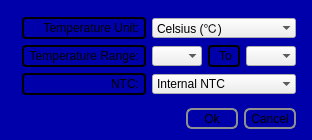
<?xml version="1.0" encoding="UTF-8"?>
<ui version="4.0">
 <class>HeatingSettings</class>
 <widget class="QWidget" name="HeatingSettings">
  <property name="geometry">
   <rect>
    <x>0</x>
    <y>0</y>
    <width>312</width>
    <height>140</height>
   </rect>
  </property>
  <property name="windowTitle">
   <string>Form</string>
  </property>
  <property name="styleSheet">
   <string notr="true">QWidget#HeatingSettings {
	background-color: #0000aa
}

QFrame {
	border: 2px solid black;
	border-radius: 4px;
	padding: 2px;
}
 
QPushButton {
	border: 2px solid #8f8f91;
	border-radius: 6px;
	background-image: url(&quot;:/Hac/background-button-big.png&quot;);
	background-repeat: no-repeat;
	width: 48px;
	height: 17px;
 }

 QPushButton:pressed {
	border-color: red;
 }

 QSpinBox {
	margin: 1px;
	background: transparent;
	selection-background-color: transparent;
	text: black;
	selection-color: black;
	font: normal 15px;
	border: 1px solid black;
}

QSpinBox::up-button {
	subcontrol-origin: border;
    subcontrol-position: left;
	background: transparent;
	width: 20px;
	height: 20px;
}

QSpinBox:up-arrow {
     image: url(:/Hac/leftarrow-black-20x20.png);
     width: 20px;
     height: 20px;
}
QSpinBox::up-arrow:pressed {
     image: url(:/Hac/leftarrow-red-20x20.png);
}


QSpinBox::down-button {
    subcontrol-origin: border;
    subcontrol-position: right;
	background: transparent;
	width: 20px;
	height: 20px;
}

QSpinBox::down-arrow {
     image: url(:/Hac/rightarrow-black-20x20.png);
     width: 20px;
     height: 20px;
}
QSpinBox::down-arrow:pressed {
     image: url(:/Hac/rightarrow-red-20x20.png);
}


</string>
  </property>
  <layout class="QGridLayout" name="gridLayout_2">
   <item row="0" column="1">
    <spacer name="verticalSpacer">
     <property name="orientation">
      <enum>Qt::Vertical</enum>
     </property>
     <property name="sizeHint" stdset="0">
      <size>
       <width>20</width>
       <height>8</height>
      </size>
     </property>
    </spacer>
   </item>
   <item row="1" column="0">
    <spacer name="horizontalSpacer_2">
     <property name="orientation">
      <enum>Qt::Horizontal</enum>
     </property>
     <property name="sizeHint" stdset="0">
      <size>
       <width>50</width>
       <height>20</height>
      </size>
     </property>
    </spacer>
   </item>
   <item row="1" column="1" colspan="2">
    <layout class="QGridLayout" name="gridLayout">
     <item row="0" column="0">
      <widget class="QLabel" name="unitLabel">
       <property name="text">
        <string>Temperature Unit:</string>
       </property>
       <property name="alignment">
        <set>Qt::AlignRight|Qt::AlignTrailing|Qt::AlignVCenter</set>
       </property>
      </widget>
     </item>
     <item row="0" column="1">
      <widget class="QComboBox" name="unitComboBox">
       <property name="maxCount">
        <number>100</number>
       </property>
       <property name="sizeAdjustPolicy">
        <enum>QComboBox::AdjustToContentsOnFirstShow</enum>
       </property>
       <property name="frame">
        <bool>false</bool>
       </property>
       <item>
        <property name="text">
         <string>Celsius (℃)</string>
        </property>
       </item>
       <item>
        <property name="text">
         <string>Fahrenheit (ºF)</string>
        </property>
       </item>
      </widget>
     </item>
     <item row="1" column="0">
      <widget class="QLabel" name="rangeLabel">
       <property name="text">
        <string>Temperature Range:</string>
       </property>
       <property name="alignment">
        <set>Qt::AlignRight|Qt::AlignTrailing|Qt::AlignVCenter</set>
       </property>
      </widget>
     </item>
     <item row="1" column="1">
      <layout class="QHBoxLayout" name="horizontalLayout">
       <item>
        <widget class="QComboBox" name="minComboBox">
         <property name="maximumSize">
          <size>
           <width>50</width>
           <height>16777215</height>
          </size>
         </property>
         <property name="frame">
          <bool>false</bool>
         </property>
        </widget>
       </item>
       <item>
        <widget class="QLabel" name="label">
         <property name="text">
          <string> To</string>
         </property>
         <property name="alignment">
          <set>Qt::AlignCenter</set>
         </property>
        </widget>
       </item>
       <item>
        <widget class="QComboBox" name="maxComboBox">
         <property name="maximumSize">
          <size>
           <width>50</width>
           <height>16777215</height>
          </size>
         </property>
         <property name="frame">
          <bool>false</bool>
         </property>
        </widget>
       </item>
      </layout>
     </item>
     <item row="2" column="0">
      <widget class="QLabel" name="ntcLabel">
       <property name="text">
        <string>NTC:</string>
       </property>
       <property name="alignment">
        <set>Qt::AlignRight|Qt::AlignTrailing|Qt::AlignVCenter</set>
       </property>
      </widget>
     </item>
     <item row="2" column="1">
      <widget class="QComboBox" name="maxComboBox_2">
       <property name="frame">
        <bool>false</bool>
       </property>
       <item>
        <property name="text">
         <string>Internal NTC</string>
        </property>
       </item>
       <item>
        <property name="text">
         <string>External NTC</string>
        </property>
       </item>
       <item>
        <property name="text">
         <string>Internal/External NTC</string>
        </property>
       </item>
      </widget>
     </item>
    </layout>
   </item>
   <item row="1" column="3">
    <spacer name="horizontalSpacer_3">
     <property name="orientation">
      <enum>Qt::Horizontal</enum>
     </property>
     <property name="sizeHint" stdset="0">
      <size>
       <width>50</width>
       <height>20</height>
      </size>
     </property>
    </spacer>
   </item>
   <item row="2" column="2">
    <spacer name="verticalSpacer_2">
     <property name="orientation">
      <enum>Qt::Vertical</enum>
     </property>
     <property name="sizeHint" stdset="0">
      <size>
       <width>20</width>
       <height>9</height>
      </size>
     </property>
    </spacer>
   </item>
   <item row="3" column="0" colspan="3">
    <layout class="QHBoxLayout" name="horizontalLayout_2">
     <item>
      <spacer name="horizontalSpacer">
       <property name="orientation">
        <enum>Qt::Horizontal</enum>
       </property>
       <property name="sizeHint" stdset="0">
        <size>
         <width>87</width>
         <height>20</height>
        </size>
       </property>
      </spacer>
     </item>
     <item>
      <widget class="QPushButton" name="okButton">
       <property name="text">
        <string>Ok</string>
       </property>
      </widget>
     </item>
     <item>
      <widget class="QPushButton" name="cancelButton">
       <property name="text">
        <string>Cancel</string>
       </property>
      </widget>
     </item>
    </layout>
   </item>
  </layout>
 </widget>
 <resources/>
 <connections/>
</ui>
